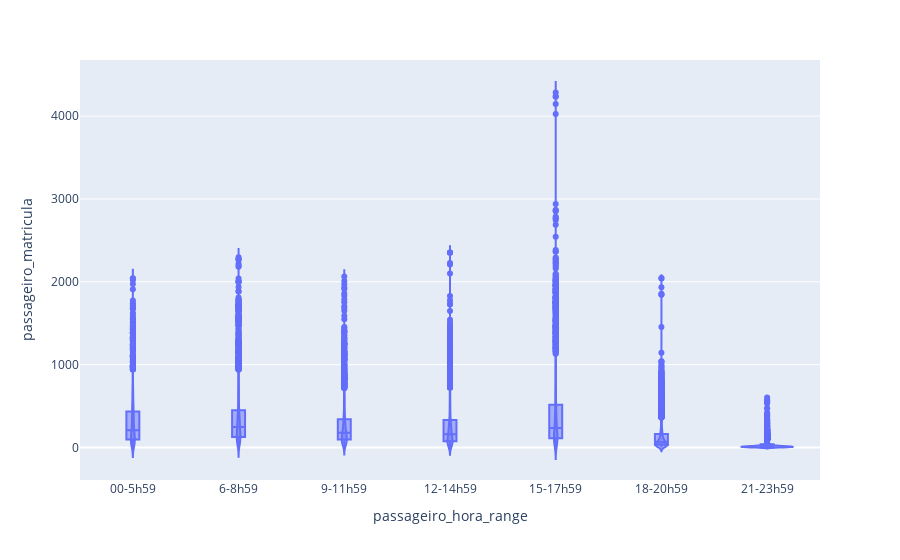

The notebook cell saved with this chart:
### Code cell
import plotly.express as px

fig = px.violin(v_hora_range, y="passageiro_matricula", x="passageiro_hora_range", box=True,
          hover_data=v_hora_range.columns)
fig.show()

### Figure 1 — Plotly figure (JSON) as saved in the notebook; plotly's stock layout.template omitted (floating-point values rounded to 4 significant figures; data arrays with more than 128 entries replaced by an {"elided": "..."} marker saying what was removed)
{"data": [{"alignmentgroup": "True", "box": {"visible": true}, "customdata": {"elided": "13275x2 mixed values"}, "hovertemplate": "passageiro_hora_range=%{x}<br>passageiro_matricula=%{y}<br>linha_numero=%{customdata[0]}<br>movimento_diario_data_mov=%{customdata[1]}<extra></extra>", "legendgroup": "", "marker": {"color": "#636efa"}, "name": "", "offsetgroup": "", "orientation": "v", "scalegroup": "True", "showlegend": false, "type": "violin", "x": {"elided": "13275 str values"}, "x0": " ", "xaxis": "x", "y": {"elided": "13275 int values"}, "y0": " ", "yaxis": "y"}], "layout": {"legend": {"tracegroupgap": 0}, "margin": {"t": 60}, "violinmode": "group", "xaxis": {"anchor": "y", "domain": [0, 1], "title": {"text": "passageiro_hora_range"}}, "yaxis": {"anchor": "x", "domain": [0, 1], "title": {"text": "passageiro_matricula"}}}}
